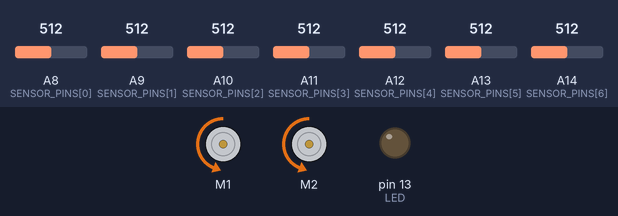
This sketch was run on a simulated Arduino Mega 2560, built with avr-gcc and run on an emulated ATmega2560. On the bench: 2 × DC motor (green arrow = forward, orange = backward, longer = faster), output pins drawn as LEDs (lit = HIGH). The test bench sets the inputs (shaded band); at power-on: A8 (SENSOR_PINS[0]) = 512, A9 (SENSOR_PINS[1]) = 512, A10 (SENSOR_PINS[2]) = 512, A13 (SENSOR_PINS[5]) = 512, A11 (SENSOR_PINS[3]) = 512, A12 (SENSOR_PINS[4]) = 512, A14 (SENSOR_PINS[6]) = 512.

Above: at 8.5 s.
8.6 s: A8 (SENSOR_PINS[0]) set to 539
At 9.7 s:
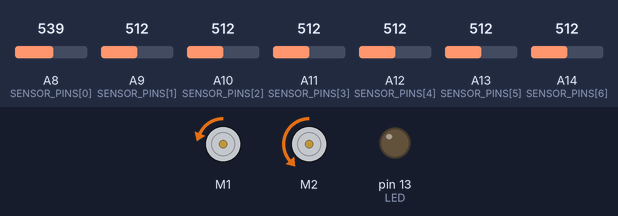
10.1 s: A9 (SENSOR_PINS[1]) set to 716
At 11.3 s:
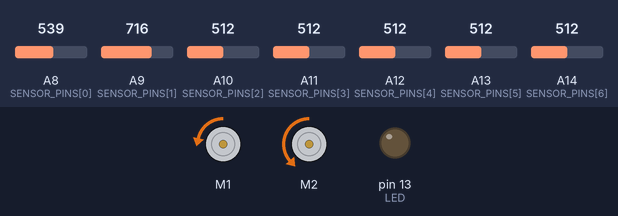
11.6 s: A10 (SENSOR_PINS[2]) set to 716
At 12.6 s:
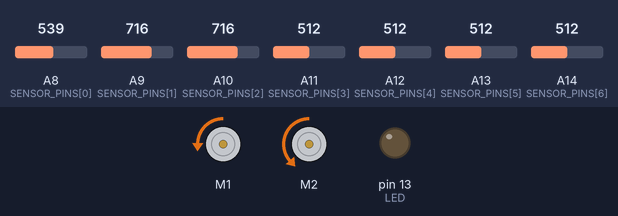
13.1 s: A13 (SENSOR_PINS[5]) set to 716
At 13.8 s:
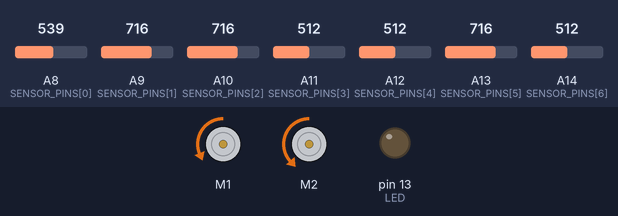
Timing chart, 0 to 15.6 s (numbered marks = the images above; inputs shaded):
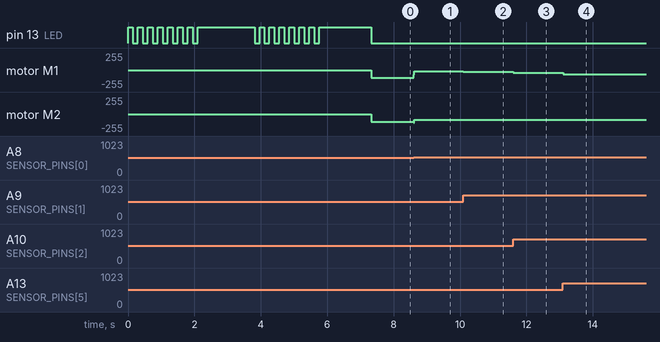

Measured:
- the behaviour switches between 526 and 527 on A8 (SENSOR_PINS[0]) (found by bisection; images 0 and 1)
- after the input at 8.6 s, motor M1: backward 115/255 → backward 18/255 at once; motor M2: backward 115/255 → backward 87/255 at once
- after the input at 10.1 s, motor M1: backward 18/255 → backward 29/255 at once
- after the input at 11.6 s, motor M1: backward 29/255 → backward 41/255 at once
- after the input at 13.1 s, motor M1: backward 41/255 → backward 65/255 at once; motor M2: backward 87/255 → backward 88/255 at once

The sketch:

two_mode_pid.ino
```cpp
/* Approach 2 — Two-Mode PID. Two fixed tunes (CRUISE for straights, TURN for sharp corners) and an
   automatic switch between them based on how far off the line the robot is.

   This sketch shares its entire base (hardware, sensors, calibration, loop skeleton, motor code)
   with dynamic_pid. The ONLY real difference is the marked "strategy" part below. See README.md. */

#include <Wire.h>
#include <Adafruit_MotorShield.h>

// ===== HARDWARE (edit for your robot) =====
const int  NUM_SENSORS = 7;
const int  SENSOR_PINS[NUM_SENSORS] = { A8, A9, A10, A11, A12, A13, A14 };  // analog pins, LEFT -> RIGHT
const int  MOTOR_LEFT_PORT  = 1;            // Adafruit shield port for the left wheel
const int  MOTOR_RIGHT_PORT = 2;            //                    ... the right wheel
const bool LEFT_MOTOR_REVERSED  = false;    // set true if that wheel spins the wrong way
const bool RIGHT_MOTOR_REVERSED = false;

Adafruit_MotorShield AFMS = Adafruit_MotorShield();
Adafruit_DCMotor *leftMotor  = AFMS.getMotor(MOTOR_LEFT_PORT);
Adafruit_DCMotor *rightMotor = AFMS.getMotor(MOTOR_RIGHT_PORT);

// ===== TUNING (the strategy: two modes + an automatic switch) =====
// one tune per mode: { baseSpeed, minSpeed, KP, KI, KD, slowFactor }   (speeds are PWM 0..255)
struct Tune { int baseSpeed; int minSpeed; float KP; float KI; float KD; float slowFactor; };
Tune CRUISE = { 115, 85,  9.0, 0.0, 0.010,  5.0 };   // straights & gentle curves: faster, gentle steering
Tune TURN   = {  88, 45, 11.5, 0.0, 0.000, 12.0 };   // sharp corners: slower, stronger, brakes hard

const float        ENTER_TURN_ERROR = 2.9;     // error this high (held) -> switch to TURN
const float        EXIT_TURN_ERROR  = 0.6;     // error this low  (held) -> back to CRUISE
const int          ENTER_TURN_COUNT = 4;       // loops of high error needed to confirm entering a corner
const int          EXIT_TURN_COUNT  = 30;      // loops of low error needed to confirm leaving it
const unsigned long MIN_TURN_MS     = 4500;    // stay in TURN at least this long (rides through a long corner)

// ===== shared base (identical in both sketches) =====
const int           LOOP_HZ          = 200;
const unsigned long LOOP_US          = 1000000UL / LOOP_HZ;
const float         DT               = 1.0 / LOOP_HZ;
const int           SENSOR_DEADBAND  = 100;          // ignore normalized readings below this (noise)
const int           LINE_LOST_LEVEL  = 750;          // total signal below this = line not seen
const float         MAX_POSITION     = 3.0;          // |position| range
const int           MAX_WHEEL        = 255;          // max PWM sent to a wheel
const float         INTEGRAL_LIMIT   = 20.0;         // anti-windup clamp on the integral
const float         D_SMOOTHING      = 0.12;         // derivative low-pass, 0..1 (lower = smoother)
const float         SENSOR_WEIGHTS[NUM_SENSORS] = { -3, -2, -1, 0, 1, 2, 3 };  // widen ends to react harder at edges

// ===== calibration (identical in both; tweak freely) =====
const int           CALIB_READS       = 200;         // reads averaged per surface
const unsigned long CALIB_POSITION_MS = 2000;        // time to position the array before each sample
const int           LED               = LED_BUILTIN; // onboard LED signals the two phases

int   whiteValue[NUM_SENSORS], blackValue[NUM_SENSORS];
float position = 0.0, lastPosition = 0.0, prevPosition = 0.0, dFiltered = 0.0, integral = 0.0;
unsigned long previousTime = 0;
bool  inTurn = false;                                // extra state for the mode switch
unsigned long turnStart = 0;
int   enterCount = 0, exitCount = 0;

void setup() {
  calibrate();              // calibrate before starting the motors, so readings stay clean
  AFMS.begin();
  stopMotors();
  previousTime = micros();
}

void loop() {
  unsigned long now = micros();
  if (now - previousTime < LOOP_US) return;
  previousTime = now;

  position = readPosition();

  float dRaw = (position - prevPosition) / DT;
  dFiltered  = D_SMOOTHING * dRaw + (1.0 - D_SMOOTHING) * dFiltered;
  prevPosition = position;
  integral = constrain(integral + position * DT, -INTEGRAL_LIMIT, INTEGRAL_LIMIT);

  // ---------- STRATEGY (the only part that differs from dynamic_pid) ----------
  // pick a mode, then a plain linear PID using that mode's gains and speed
  updateMode();
  Tune t = inTurn ? TURN : CRUISE;
  float correction = t.KP * position + t.KI * integral + t.KD * dFiltered;
  float speed      = t.baseSpeed - t.slowFactor * fabs(position);
  speed = constrain(speed, (float)t.minSpeed, (float)t.baseSpeed);
  // ---------------------------------------------------------------------------

  int left  = constrain((int)round(speed + correction), 0, MAX_WHEEL);
  int right = constrain((int)round(speed - correction), 0, MAX_WHEEL);
  setMotors(left, right);
}

// strategy helper: switch CRUISE <-> TURN with debouncing + a minimum dwell time in TURN
void updateMode() {
  float a = fabs(position);
  if (!inTurn) {
    enterCount = (a > ENTER_TURN_ERROR) ? enterCount + 1 : 0;
    if (enterCount >= ENTER_TURN_COUNT) { inTurn = true; turnStart = millis(); enterCount = 0; }
  } else {
    if (millis() - turnStart < MIN_TURN_MS) { exitCount = 0; return; }
    exitCount = (a < EXIT_TURN_ERROR) ? exitCount + 1 : 0;
    if (exitCount >= EXIT_TURN_COUNT) { inTurn = false; exitCount = 0; }
  }
}

// ===== everything below is identical in both sketches =====

// weighted average of all sensors; holds the last value while the line is lost
float readPosition() {
  long weightedSum = 0, total = 0;
  for (int i = 0; i < NUM_SENSORS; i++) {
    int v = constrain(map(analogRead(SENSOR_PINS[i]), whiteValue[i], blackValue[i], 0, 1000), 0, 1000);
    if (v < SENSOR_DEADBAND) v = 0;
    weightedSum += (long)(v * SENSOR_WEIGHTS[i]);
    total += v;
  }
  if (total < LINE_LOST_LEVEL) return lastPosition;
  float pos = constrain((float)weightedSum / total, -MAX_POSITION, MAX_POSITION);
  lastPosition = pos;
  return pos;
}

void setMotors(int left, int right) {
  driveMotor(leftMotor,  left,  LEFT_MOTOR_REVERSED);
  driveMotor(rightMotor, right, RIGHT_MOTOR_REVERSED);
}
void driveMotor(Adafruit_DCMotor *motor, int speed, bool reversed) {
  uint8_t fwd = reversed ? FORWARD : BACKWARD;
  uint8_t rev = reversed ? BACKWARD : FORWARD;
  if (speed > 0)      { motor->run(fwd); motor->setSpeed(constrain(speed, 0, 255)); }
  else if (speed < 0) { motor->run(rev); motor->setSpeed(constrain(-speed, 0, 255)); }
  else                { motor->run(RELEASE); motor->setSpeed(0); }
}
void stopMotors() {
  leftMotor->setSpeed(0);  rightMotor->setSpeed(0);
  leftMotor->run(RELEASE); rightMotor->run(RELEASE);
}

// LED blinks = move into position; LED solid = sampling, hold still. White first, then black.
void calibrate() {
  pinMode(LED, OUTPUT);
  blinkFor(CALIB_POSITION_MS);  digitalWrite(LED, HIGH); sampleSurface(whiteValue); digitalWrite(LED, LOW);
  blinkFor(CALIB_POSITION_MS);  digitalWrite(LED, HIGH); sampleSurface(blackValue); digitalWrite(LED, LOW);
  for (int i = 0; i < NUM_SENSORS; i++)
    if (blackValue[i] < whiteValue[i] + 20) blackValue[i] = whiteValue[i] + 20;
}
void sampleSurface(int out[]) {
  long sums[NUM_SENSORS] = { 0 };
  for (int n = 0; n < CALIB_READS; n++)
    for (int i = 0; i < NUM_SENSORS; i++) { sums[i] += analogRead(SENSOR_PINS[i]); delay(1); }
  for (int i = 0; i < NUM_SENSORS; i++) out[i] = sums[i] / CALIB_READS;
}
void blinkFor(unsigned long ms) {
  unsigned long start = millis();
  while (millis() - start < ms) { digitalWrite(LED, HIGH); delay(150); digitalWrite(LED, LOW); delay(150); }
}
```
